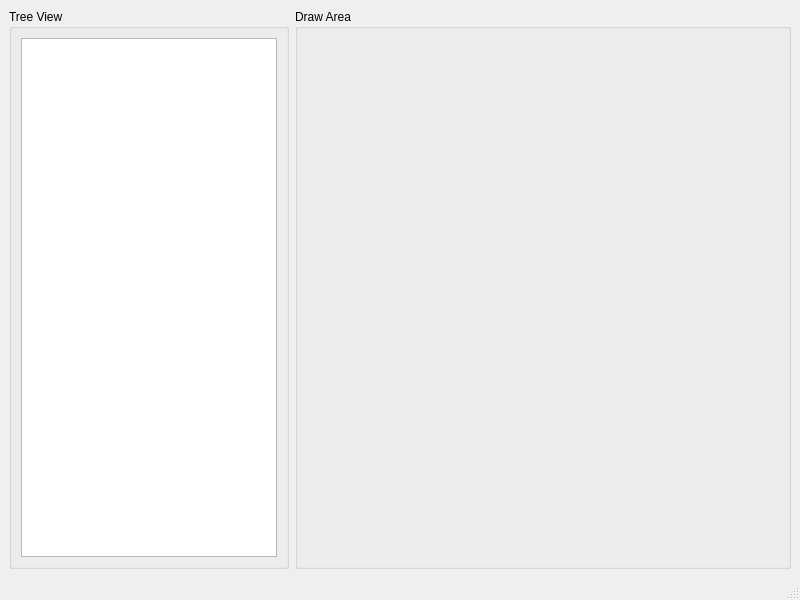
<?xml version="1.0" encoding="UTF-8"?>
<ui version="4.0">
 <class>MainWindow</class>
 <widget class="QMainWindow" name="MainWindow">
  <property name="geometry">
   <rect>
    <x>0</x>
    <y>0</y>
    <width>800</width>
    <height>600</height>
   </rect>
  </property>
  <property name="windowTitle">
   <string>MainWindow</string>
  </property>
  <widget class="QWidget" name="centralwidget">
   <layout class="QHBoxLayout" name="horizontalLayout">
    <item>
     <widget class="QGroupBox" name="groupBox">
      <property name="sizePolicy">
       <sizepolicy hsizetype="Preferred" vsizetype="Preferred">
        <horstretch>0</horstretch>
        <verstretch>0</verstretch>
       </sizepolicy>
      </property>
      <property name="title">
       <string>Tree View</string>
      </property>
      <layout class="QHBoxLayout" name="horizontalLayout_2">
       <item>
        <widget class="QTreeView" name="treeView">
         <property name="sizePolicy">
          <sizepolicy hsizetype="Preferred" vsizetype="Expanding">
           <horstretch>0</horstretch>
           <verstretch>0</verstretch>
          </sizepolicy>
         </property>
        </widget>
       </item>
      </layout>
     </widget>
    </item>
    <item>
     <widget class="QGroupBox" name="groupBox_2">
      <property name="sizePolicy">
       <sizepolicy hsizetype="MinimumExpanding" vsizetype="Preferred">
        <horstretch>0</horstretch>
        <verstretch>0</verstretch>
       </sizepolicy>
      </property>
      <property name="title">
       <string>Draw Area</string>
      </property>
     </widget>
    </item>
   </layout>
  </widget>
  <widget class="QMenuBar" name="menubar">
   <property name="geometry">
    <rect>
     <x>0</x>
     <y>0</y>
     <width>800</width>
     <height>21</height>
    </rect>
   </property>
  </widget>
  <widget class="QStatusBar" name="statusbar"/>
 </widget>
 <resources/>
 <connections/>
</ui>
